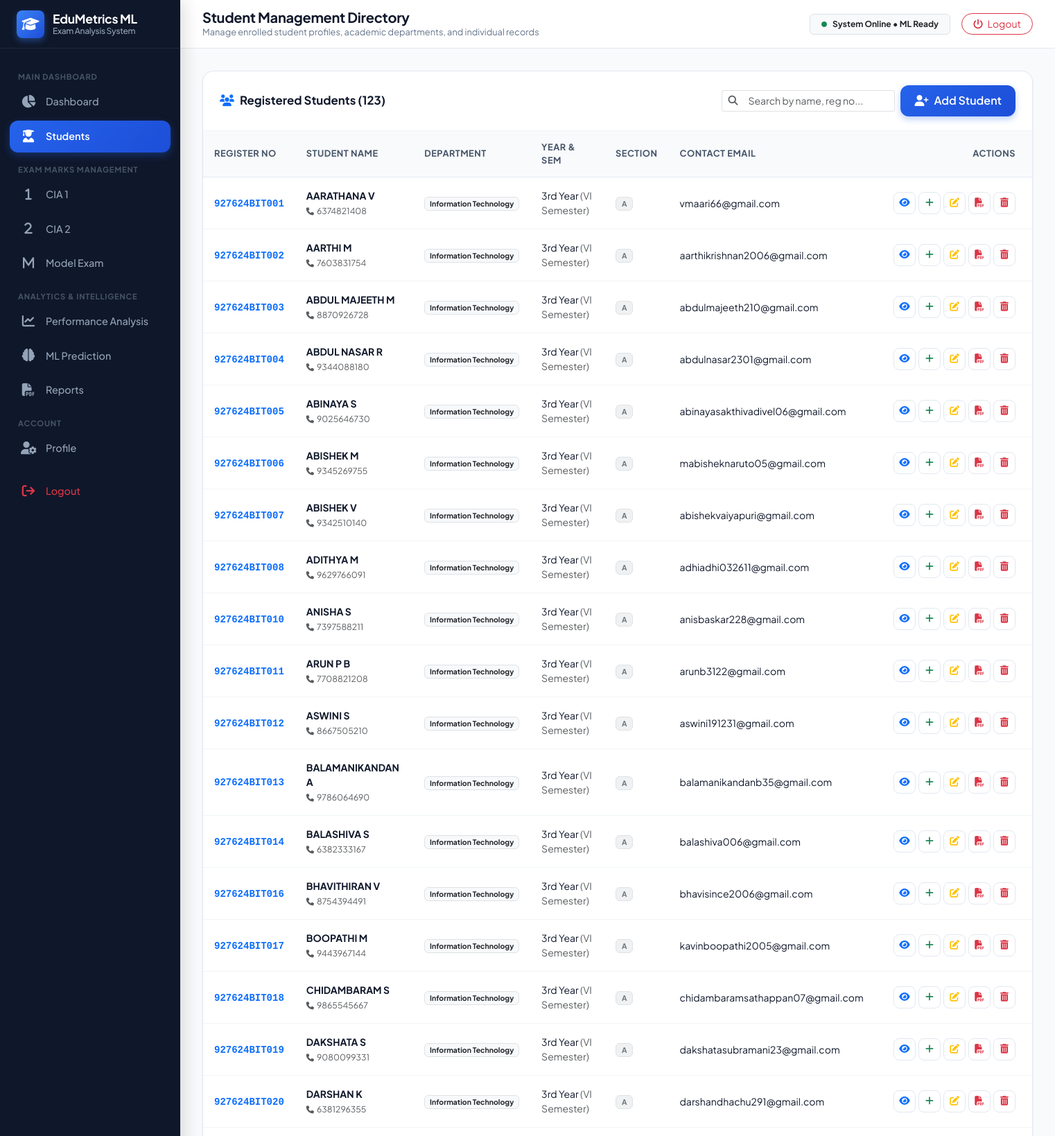
The app's page /students (signed in, upper part) with its own data.
### tables this page shows
CREATE TABLE students (
            id INTEGER PRIMARY KEY AUTOINCREMENT,
            register_number TEXT UNIQUE NOT NULL,
            name TEXT NOT NULL,
            email TEXT NOT NULL,
            phone TEXT,
            department TEXT,
            year TEXT,
            semester TEXT,
            section TEXT,
            date_of_birth TEXT,
            gender TEXT,
            password_hash TEXT NOT NULL,
            created_at TIMESTAMP DEFAULT CURRENT_TIMESTAMP
        );

### app.py (the view)
@app.route('/students')
@admin_required
def students_list():
    conn = get_db_connection()
    students = conn.execute("SELECT * FROM students ORDER BY LOWER(name) ASC").fetchall()
    conn.close()
    return render_template('students.html', active_page='students', students=students)

### app.py (called while the page is built)
def admin_required(f):
    @wraps(f)
    def decorated_function(*args, **kwargs):
        if 'user_id' not in session or session.get('role') != 'admin':
            flash("Access denied: Administrative privileges required.", "danger")
            return redirect(url_for('login'))
        return f(*args, **kwargs)
    return decorated_function

### database.py (called while the page is built)
def get_db_connection():
    os.makedirs(Config.DB_DIR, exist_ok=True)
    os.makedirs(Config.REPORTS_DIR, exist_ok=True)
    os.makedirs(Config.UPLOAD_DIR, exist_ok=True)
    os.makedirs(Config.ML_DIR, exist_ok=True)
    conn = sqlite3.connect(Config.DB_PATH)
    conn.row_factory = sqlite3.Row
    conn.execute("PRAGMA foreign_keys = ON")
    return conn

### templates/students.html (shortened to what this page needs)
{% extends "base.html" %}
{% block page_title %}Student Management Directory{% endblock %}
{% block page_subtitle %}Manage enrolled student profiles, academic departments, and individual records{% endblock %}
{% block content %}
<div class="custom-card">
  <div class="custom-card-header flex-wrap gap-2">
    <div class="d-flex align-items-center gap-3">
      <h5 class="card-title"><i class="fa-solid fa-users text-primary"></i> Registered Students ({{ students|length }})</h5>
    </div>
    <div class="d-flex align-items-center gap-2">
      <div class="input-group input-group-sm" style="width: 250px;">
        <span class="input-group-text bg-white border-end-0"><i class="fa-solid fa-magnifying-glass text-muted"></i></span>
        <input type="text" id="tableSearchInput" class="form-control border-start-0" placeholder="Search by name, reg no...">
      </div>
      <a href="{{ url_for('add_student') }}" class="btn-primary-custom btn-sm">
        <i class="fa-solid fa-user-plus"></i> Add Student
      </a>
    </div>
  </div>
  <div class="custom-card-body p-0">
    <div class="table-responsive">
      <table class="table-custom" id="dataTable">
        <thead>
          <tr>
            <th>Register No</th>
            <th>Student Name</th>
            <th>Department</th>
            <th>Year & Sem</th>
            <th>Section</th>
            <th>Contact Email</th>
            <th class="text-end pe-4">Actions</th>
          </tr>
        </thead>
        <tbody>
          {% for s in students %}
            <tr>
              <td><strong class="text-primary font-monospace">{{ s.register_number }}</strong></td>
              <td>
                <div class="fw-bold">{{ s.name }}</div>
                <small class="text-muted"><i class="fa-solid fa-phone me-1" style="font-size: 0.7rem;"></i>{{ s.phone or 'N/A' }}</small>
              </td>
              <td><span class="badge bg-light text-dark border">{{ s.department }}</span></td>
              <td>{{ s.year }} <span class="text-muted">({{ s.semester }})</span></td>
              <td><span class="badge bg-secondary bg-opacity-10 text-secondary border px-2">{{ s.section }}</span></td>
              <td>{{ s.email }}</td>
              <td class="text-end pe-4">
                <div class="d-inline-flex gap-1">
                  <a href="{{ url_for('student_detail', student_id=s.id) }}" class="btn-action" title="View Profile & Marks">
                    <i class="fa-solid fa-eye text-primary"></i>
                  </a>
                  <a href="{{ url_for('add_marks', student_id=s.id) }}" class="btn-action" title="Add Exam Marks">
                    <i class="fa-solid fa-plus text-success"></i>
                  </a>
                  <a href="{{ url_for('edit_student', student_id=s.id) }}" class="btn-action" title="Edit Student">
                    <i class="fa-solid fa-pen-to-square text-warning"></i>
                  </a>
                  <a href="{{ url_for('download_report', student_id=s.id) }}" class="btn-action" title="Download Performance Report">
                    <i class="fa-solid fa-file-pdf text-danger"></i>
                  </a>
                  <button type="button" class="btn-action delete" title="Delete Student"
                          onclick="confirmDelete('{{ s.id }}', '{{ s.name }}', '{{ s.register_number }}')">
                    <i class="fa-solid fa-trash-can text-danger"></i>
                  </button>
                </div>
              </td>
            </tr>
          {% endfor %}
        </tbody>
      </table>
    </div>
  </div>
</div>
{% endblock %}

### static/css/style.css (style rules this page uses)
:root { --font-primary: 'Plus Jakarta Sans', -apple-system, BlinkMacSystemFont, 'Segoe UI', Roboto, sans-serif; --primary: #2563eb; --primary-hover: #1d4ed8; --primary-light: #eff6ff; --primary-glow: rgba(37, 99, 235, 0.15); --secondary: #64748b; --success: #10b981; --success-light: #ecfdf5; --warning: #f59e0b; --warning-light: #fffbeb; --danger: #ef4444; --danger-light: #fef2f2; --info: #06b6d4; --info-light: #ecfeff; --purple: #8b5cf6; --purple-light: #f5f3ff; --bg-app: #f8fafc; --bg-card: #ffffff; --sidebar-bg: #0f172a; --sidebar-hover: #1e293b; --sidebar-active: #2563eb; --sidebar-text: #94a3b8; --sidebar-text-active: #ffffff; --text-main: #0f172a; --text-muted: #64748b; --text-light: #94a3b8; --border-color: #e2e8f0; --border-light: #f1f5f9; --radius-sm: 8px; --radius-md: 12px; --radius-lg: 16px; --radius-xl: 20px; --shadow-sm: 0 1px 3px rgba(0, 0, 0, 0.05), 0 1px 2px rgba(0, 0, 0, 0.03); --shadow-md: 0 4px 6px -1px rgba(0, 0, 0, 0.06), 0 2px 4px -1px rgba(0, 0, 0, 0.04); --shadow-lg: 0 10px 15px -3px rgba(0, 0, 0, 0.07), 0 4px 6px -2px rgba(0, 0, 0, 0.03); --shadow-hover: 0 14px 24px -4px rgba(37, 99, 235, 0.12), 0 8px 12px -6px rgba(0, 0, 0, 0.04); --sidebar-width: 260px; --topbar-height: 70px; --transition: all 0.25s cubic-bezier(0.4, 0, 0.2, 1); }
* { box-sizing: border-box; margin: 0; padding: 0; }
body { font-family: var(--font-primary); background-color: var(--bg-app); color: var(--text-main); min-height: 100vh; overflow-x: hidden; }
.custom-card { background: var(--bg-card); border-radius: var(--radius-lg); border: 1px solid var(--border-color); box-shadow: var(--shadow-sm); margin-bottom: 1.75rem; transition: var(--transition); }
.custom-card-header { padding: 1.25rem 1.5rem; border-bottom: 1px solid var(--border-light); display: flex; align-items: center; justify-content: space-between; background-color: #fff; border-top-left-radius: var(--radius-lg); border-top-right-radius: var(--radius-lg); }
.card-title { font-size: 1.05rem; font-weight: 700; color: var(--text-main); display: flex; align-items: center; gap: 0.5rem; margin-bottom: 0; }
.card-title i { color: var(--primary); }
.custom-card-body { padding: 1.5rem; }
.table-custom { width: 100%; border-collapse: separate; border-spacing: 0; }
.table-custom th { background-color: #f8fafc; color: #475569; font-size: 0.8rem; font-weight: 700; text-transform: uppercase; letter-spacing: 0.5px; padding: 0.875rem 1rem; border-bottom: 1px solid var(--border-color); }
.table-custom td { padding: 1rem; font-size: 0.875rem; color: var(--text-main); border-bottom: 1px solid var(--border-light); vertical-align: middle; }
.table-custom tbody tr { transition: var(--transition); }
.btn-primary-custom { background: linear-gradient(135deg, #2563eb 0%, #1d4ed8 100%); color: #fff; font-weight: 600; border-radius: var(--radius-md); padding: 0.65rem 1.25rem; border: none; display: inline-flex; align-items: center; gap: 0.5rem; box-shadow: 0 4px 10px rgba(37, 99, 235, 0.3); transition: var(--transition); text-decoration: none; cursor: pointer; }
.btn-action { width: 32px; height: 32px; border-radius: var(--radius-sm); display: inline-flex; align-items: center; justify-content: center; border: 1px solid var(--border-color); background: #fff; color: #475569; font-size: 0.85rem; transition: var(--transition); text-decoration: none; }

### records on screen
students: register_number "927624BIT001", name "AARATHANA V", phone "6374821408", department "Information Technology", year "3rd Year", semester "VI Semester", section "A", email "vmaari66@gmail.com"
students: register_number "927624BIT002", name "AARTHI M", phone "7603831754", department "Information Technology", year "3rd Year", semester "VI Semester", section "A", email "aarthikrishnan2006@gmail.com"
students: register_number "927624BIT003", name "ABDUL MAJEETH M", phone "8870926728", department "Information Technology", year "3rd Year", semester "VI Semester", section "A", email "abdulmajeeth210@gmail.com"
students: register_number "927624BIT004", name "ABDUL NASAR R", phone "9344088180", department "Information Technology", year "3rd Year", semester "VI Semester", section "A", email "abdulnasar2301@gmail.com"
students: register_number "927624BIT005", name "ABINAYA S", phone "9025646730", department "Information Technology", year "3rd Year", semester "VI Semester", section "A", email "abinayasakthivadivel06@gmail.com"
students: register_number "927624BIT006", name "ABISHEK M", phone "9345269755", department "Information Technology", year "3rd Year", semester "VI Semester", section "A", email "mabisheknaruto05@gmail.com"
students: register_number "927624BIT007", name "ABISHEK V", phone "9342510140", department "Information Technology", year "3rd Year", semester "VI Semester", section "A", email "abishekvaiyapuri@gmail.com"
students: register_number "927624BIT008", name "ADITHYA M", phone "9629766091", department "Information Technology", year "3rd Year", semester "VI Semester", section "A", email "adhiadhi032611@gmail.com"
students: register_number "927624BIT010", name "ANISHA S", phone "7397588211", department "Information Technology", year "3rd Year", semester "VI Semester", section "A", email "anisbaskar228@gmail.com"
students: register_number "927624BIT011", name "ARUN P B", phone "7708821208", department "Information Technology", year "3rd Year", semester "VI Semester", section "A", email "arunb3122@gmail.com"
students: register_number "927624BIT012", name "ASWINI S", phone "8667505210", department "Information Technology", year "3rd Year", semester "VI Semester", section "A", email "aswini191231@gmail.com"
students: register_number "927624BIT013", name "BALAMANIKANDAN A", phone "9786064690", department "Information Technology", year "3rd Year", semester "VI Semester", section "A", email "balamanikandanb35@gmail.com"
students: register_number "927624BIT014", name "BALASHIVA S", phone "6382333167", department "Information Technology", year "3rd Year", semester "VI Semester", section "A", email "balashiva006@gmail.com"
students: register_number "927624BIT016", name "BHAVITHIRAN V", phone "8754394491", department "Information Technology", year "3rd Year", semester "VI Semester", section "A", email "bhavisince2006@gmail.com"
students: register_number "927624BIT017", name "BOOPATHI M", phone "9443967144", department "Information Technology", year "3rd Year", semester "VI Semester", section "A", email "kavinboopathi2005@gmail.com"
students: register_number "927624BIT018", name "CHIDAMBARAM S", phone "9865545667", department "Information Technology", year "3rd Year", semester "VI Semester", section "A", email "chidambaramsathappan07@gmail.com"
students: register_number "927624BIT019", name "DAKSHATA S", phone "9080099331", department "Information Technology", year "3rd Year", semester "VI Semester", section "A", email "dakshatasubramani23@gmail.com"
students: register_number "927624BIT020", name "DARSHAN K", phone "6381296355", department "Information Technology", year "3rd Year", semester "VI Semester", section "A", email "darshandhachu291@gmail.com"

### other values on screen
{{ students|length }} "123"
